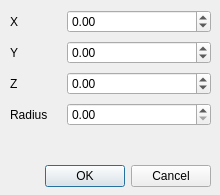
<?xml version="1.0" encoding="UTF-8"?>
<ui version="4.0">
 <class>SphereFormDialog</class>
 <widget class="QDialog" name="SphereFormDialog">
  <property name="geometry">
   <rect>
    <x>0</x>
    <y>0</y>
    <width>220</width>
    <height>195</height>
   </rect>
  </property>
  <property name="windowTitle">
   <string>Create a sphere</string>
  </property>
  <widget class="QWidget" name="layoutWidget">
   <property name="geometry">
    <rect>
     <x>10</x>
     <y>10</y>
     <width>201</width>
     <height>177</height>
    </rect>
   </property>
   <layout class="QVBoxLayout" name="verticalLayout">
    <item>
     <layout class="QFormLayout" name="formLayout">
      <property name="horizontalSpacing">
       <number>19</number>
      </property>
      <property name="verticalSpacing">
       <number>8</number>
      </property>
      <item row="0" column="0">
       <widget class="QLabel" name="label_x">
        <property name="text">
         <string>X</string>
        </property>
       </widget>
      </item>
      <item row="1" column="0">
       <widget class="QLabel" name="label_y">
        <property name="text">
         <string>Y</string>
        </property>
       </widget>
      </item>
      <item row="2" column="0">
       <widget class="QLabel" name="label_z">
        <property name="text">
         <string>Z</string>
        </property>
       </widget>
      </item>
      <item row="3" column="0">
       <widget class="QLabel" name="label_radius">
        <property name="text">
         <string>Radius</string>
        </property>
       </widget>
      </item>
      <item row="3" column="1">
       <widget class="QDoubleSpinBox" name="doubleSpinBox_radius">
        <property name="decimals">
         <number>2</number>
        </property>
        <property name="minimum">
         <double>0.000000000000000</double>
        </property>
        <property name="maximum">
         <double>999999999.000000000000000</double>
        </property>
       </widget>
      </item>
      <item row="2" column="1">
       <widget class="QDoubleSpinBox" name="doubleSpinBox_z">
        <property name="decimals">
         <number>2</number>
        </property>
        <property name="minimum">
         <double>-999999999.000000000000000</double>
        </property>
        <property name="maximum">
         <double>999999999.000000000000000</double>
        </property>
       </widget>
      </item>
      <item row="1" column="1">
       <widget class="QDoubleSpinBox" name="doubleSpinBox_y">
        <property name="decimals">
         <number>2</number>
        </property>
        <property name="minimum">
         <double>-999999999.000000000000000</double>
        </property>
        <property name="maximum">
         <double>999999999.000000000000000</double>
        </property>
       </widget>
      </item>
      <item row="0" column="1">
       <widget class="QDoubleSpinBox" name="doubleSpinBox_x">
        <property name="decimals">
         <number>2</number>
        </property>
        <property name="minimum">
         <double>-999999999.000000000000000</double>
        </property>
        <property name="maximum">
         <double>999999999.000000000000000</double>
        </property>
       </widget>
      </item>
     </layout>
    </item>
    <item>
     <widget class="QDialogButtonBox" name="buttonBox">
      <property name="orientation">
       <enum>Qt::Horizontal</enum>
      </property>
      <property name="standardButtons">
       <set>QDialogButtonBox::Cancel|QDialogButtonBox::Ok</set>
      </property>
     </widget>
    </item>
   </layout>
  </widget>
 </widget>
 <resources/>
 <connections>
  <connection>
   <sender>buttonBox</sender>
   <signal>accepted()</signal>
   <receiver>SphereFormDialog</receiver>
   <slot>accept()</slot>
   <hints>
    <hint type="sourcelabel">
     <x>248</x>
     <y>254</y>
    </hint>
    <hint type="destinationlabel">
     <x>157</x>
     <y>274</y>
    </hint>
   </hints>
  </connection>
  <connection>
   <sender>buttonBox</sender>
   <signal>rejected()</signal>
   <receiver>SphereFormDialog</receiver>
   <slot>reject()</slot>
   <hints>
    <hint type="sourcelabel">
     <x>316</x>
     <y>260</y>
    </hint>
    <hint type="destinationlabel">
     <x>286</x>
     <y>274</y>
    </hint>
   </hints>
  </connection>
 </connections>
</ui>
